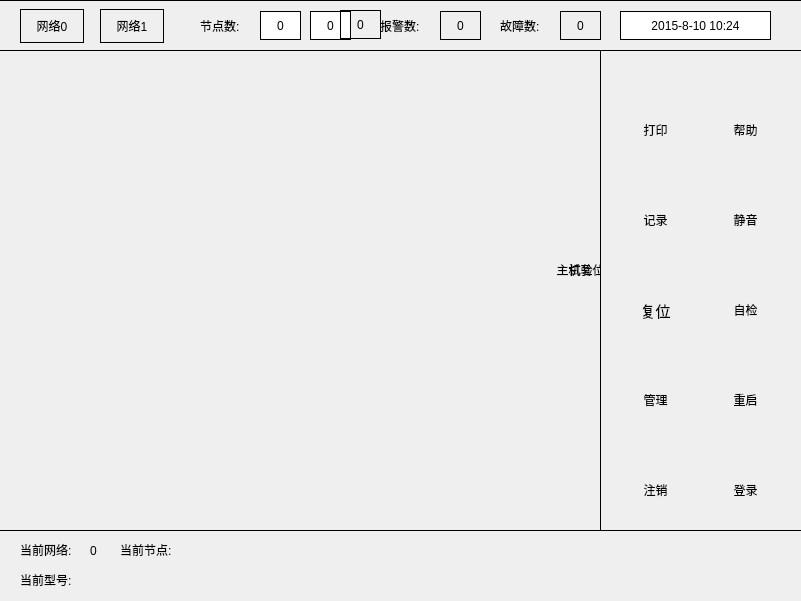
<?xml version="1.0" encoding="UTF-8"?>
<ui version="4.0">
 <class>MainForm</class>
 <widget class="QWidget" name="MainForm">
  <property name="geometry">
   <rect>
    <x>0</x>
    <y>0</y>
    <width>801</width>
    <height>601</height>
   </rect>
  </property>
  <property name="windowTitle">
   <string>主窗体</string>
  </property>
  <property name="windowIcon">
   <iconset resource="../../img.qrc">
    <normaloff>:/img/images/user.png</normaloff>:/img/images/user.png</iconset>
  </property>
  <property name="styleSheet">
   <string notr="true">font: 11pt &quot;Sans Serif&quot;;</string>
  </property>
  <widget class="QPushButton" name="btn_relogin">
   <property name="geometry">
    <rect>
     <x>720</x>
     <y>430</y>
     <width>51</width>
     <height>51</height>
    </rect>
   </property>
   <property name="cursor">
    <cursorShape>ArrowCursor</cursorShape>
   </property>
   <property name="focusPolicy">
    <enum>Qt::NoFocus</enum>
   </property>
   <property name="text">
    <string/>
   </property>
   <property name="icon">
    <iconset resource="../../img.qrc">
     <normaloff>:/img/images/user.png</normaloff>:/img/images/user.png</iconset>
   </property>
   <property name="iconSize">
    <size>
     <width>46</width>
     <height>46</height>
    </size>
   </property>
   <property name="autoDefault">
    <bool>false</bool>
   </property>
   <property name="default">
    <bool>true</bool>
   </property>
   <property name="flat">
    <bool>true</bool>
   </property>
  </widget>
  <widget class="QPushButton" name="btn_reset">
   <property name="geometry">
    <rect>
     <x>630</x>
     <y>250</y>
     <width>51</width>
     <height>51</height>
    </rect>
   </property>
   <property name="cursor">
    <cursorShape>ArrowCursor</cursorShape>
   </property>
   <property name="focusPolicy">
    <enum>Qt::NoFocus</enum>
   </property>
   <property name="text">
    <string/>
   </property>
   <property name="icon">
    <iconset resource="../../img.qrc">
     <normaloff>:/img/images/png-0651.png</normaloff>:/img/images/png-0651.png</iconset>
   </property>
   <property name="iconSize">
    <size>
     <width>46</width>
     <height>46</height>
    </size>
   </property>
   <property name="autoDefault">
    <bool>false</bool>
   </property>
   <property name="default">
    <bool>true</bool>
   </property>
   <property name="flat">
    <bool>true</bool>
   </property>
  </widget>
  <widget class="QLabel" name="label_3">
   <property name="geometry">
    <rect>
     <x>635</x>
     <y>210</y>
     <width>41</width>
     <height>20</height>
    </rect>
   </property>
   <property name="text">
    <string>记录</string>
   </property>
   <property name="alignment">
    <set>Qt::AlignCenter</set>
   </property>
  </widget>
  <widget class="QLabel" name="lbl_sysCheck">
   <property name="geometry">
    <rect>
     <x>725</x>
     <y>300</y>
     <width>41</width>
     <height>20</height>
    </rect>
   </property>
   <property name="text">
    <string>自检</string>
   </property>
   <property name="alignment">
    <set>Qt::AlignCenter</set>
   </property>
  </widget>
  <widget class="QPushButton" name="btn_sysCheck">
   <property name="geometry">
    <rect>
     <x>720</x>
     <y>250</y>
     <width>51</width>
     <height>51</height>
    </rect>
   </property>
   <property name="cursor">
    <cursorShape>ArrowCursor</cursorShape>
   </property>
   <property name="focusPolicy">
    <enum>Qt::NoFocus</enum>
   </property>
   <property name="text">
    <string/>
   </property>
   <property name="icon">
    <iconset resource="../../img.qrc">
     <normaloff>:/img/images/png-0749.png</normaloff>:/img/images/png-0749.png</iconset>
   </property>
   <property name="iconSize">
    <size>
     <width>46</width>
     <height>46</height>
    </size>
   </property>
   <property name="autoDefault">
    <bool>false</bool>
   </property>
   <property name="default">
    <bool>true</bool>
   </property>
   <property name="flat">
    <bool>true</bool>
   </property>
  </widget>
  <widget class="QLabel" name="lbl_reboot_2">
   <property name="geometry">
    <rect>
     <x>725</x>
     <y>210</y>
     <width>41</width>
     <height>20</height>
    </rect>
   </property>
   <property name="text">
    <string>静音</string>
   </property>
   <property name="alignment">
    <set>Qt::AlignCenter</set>
   </property>
  </widget>
  <widget class="QPushButton" name="btn_logout">
   <property name="geometry">
    <rect>
     <x>630</x>
     <y>430</y>
     <width>51</width>
     <height>51</height>
    </rect>
   </property>
   <property name="cursor">
    <cursorShape>ArrowCursor</cursorShape>
   </property>
   <property name="focusPolicy">
    <enum>Qt::NoFocus</enum>
   </property>
   <property name="text">
    <string/>
   </property>
   <property name="icon">
    <iconset resource="../../img.qrc">
     <normaloff>:/img/images/png-0804.png</normaloff>:/img/images/png-0804.png</iconset>
   </property>
   <property name="iconSize">
    <size>
     <width>46</width>
     <height>46</height>
    </size>
   </property>
   <property name="autoDefault">
    <bool>false</bool>
   </property>
   <property name="default">
    <bool>true</bool>
   </property>
   <property name="flat">
    <bool>true</bool>
   </property>
  </widget>
  <widget class="QLabel" name="lbl_sysSet">
   <property name="geometry">
    <rect>
     <x>635</x>
     <y>390</y>
     <width>41</width>
     <height>20</height>
    </rect>
   </property>
   <property name="text">
    <string>管理</string>
   </property>
   <property name="alignment">
    <set>Qt::AlignCenter</set>
   </property>
  </widget>
  <widget class="QPushButton" name="btn_query">
   <property name="geometry">
    <rect>
     <x>630</x>
     <y>160</y>
     <width>51</width>
     <height>51</height>
    </rect>
   </property>
   <property name="cursor">
    <cursorShape>ArrowCursor</cursorShape>
   </property>
   <property name="mouseTracking">
    <bool>false</bool>
   </property>
   <property name="focusPolicy">
    <enum>Qt::NoFocus</enum>
   </property>
   <property name="contextMenuPolicy">
    <enum>Qt::NoContextMenu</enum>
   </property>
   <property name="acceptDrops">
    <bool>false</bool>
   </property>
   <property name="text">
    <string/>
   </property>
   <property name="icon">
    <iconset resource="../../img.qrc">
     <normaloff>:/img/images/query.png</normaloff>:/img/images/query.png</iconset>
   </property>
   <property name="iconSize">
    <size>
     <width>46</width>
     <height>46</height>
    </size>
   </property>
   <property name="checkable">
    <bool>false</bool>
   </property>
   <property name="checked">
    <bool>false</bool>
   </property>
   <property name="autoRepeat">
    <bool>false</bool>
   </property>
   <property name="autoExclusive">
    <bool>false</bool>
   </property>
   <property name="autoDefault">
    <bool>false</bool>
   </property>
   <property name="default">
    <bool>true</bool>
   </property>
   <property name="flat">
    <bool>true</bool>
   </property>
  </widget>
  <widget class="QLabel" name="lbl_logout">
   <property name="enabled">
    <bool>true</bool>
   </property>
   <property name="geometry">
    <rect>
     <x>635</x>
     <y>480</y>
     <width>41</width>
     <height>20</height>
    </rect>
   </property>
   <property name="font">
    <font>
     <family>Sans Serif</family>
     <weight>50</weight>
     <italic>false</italic>
     <bold>false</bold>
    </font>
   </property>
   <property name="text">
    <string>注销</string>
   </property>
   <property name="alignment">
    <set>Qt::AlignCenter</set>
   </property>
  </widget>
  <widget class="QPushButton" name="btn_sysSet">
   <property name="geometry">
    <rect>
     <x>630</x>
     <y>340</y>
     <width>51</width>
     <height>51</height>
    </rect>
   </property>
   <property name="cursor">
    <cursorShape>ArrowCursor</cursorShape>
   </property>
   <property name="focusPolicy">
    <enum>Qt::NoFocus</enum>
   </property>
   <property name="text">
    <string/>
   </property>
   <property name="icon">
    <iconset resource="../../img.qrc">
     <normaloff>:/img/images/monSet.png</normaloff>:/img/images/monSet.png</iconset>
   </property>
   <property name="iconSize">
    <size>
     <width>46</width>
     <height>46</height>
    </size>
   </property>
   <property name="autoDefault">
    <bool>false</bool>
   </property>
   <property name="default">
    <bool>true</bool>
   </property>
   <property name="flat">
    <bool>true</bool>
   </property>
  </widget>
  <widget class="QPushButton" name="btn_reboot">
   <property name="geometry">
    <rect>
     <x>720</x>
     <y>340</y>
     <width>51</width>
     <height>51</height>
    </rect>
   </property>
   <property name="cursor">
    <cursorShape>ArrowCursor</cursorShape>
   </property>
   <property name="focusPolicy">
    <enum>Qt::NoFocus</enum>
   </property>
   <property name="text">
    <string/>
   </property>
   <property name="icon">
    <iconset resource="../../img.qrc">
     <normaloff>:/img/images/reboot.png</normaloff>:/img/images/reboot.png</iconset>
   </property>
   <property name="iconSize">
    <size>
     <width>46</width>
     <height>46</height>
    </size>
   </property>
   <property name="autoDefault">
    <bool>false</bool>
   </property>
   <property name="default">
    <bool>true</bool>
   </property>
   <property name="flat">
    <bool>true</bool>
   </property>
  </widget>
  <widget class="QPushButton" name="btn_noSound">
   <property name="geometry">
    <rect>
     <x>720</x>
     <y>160</y>
     <width>51</width>
     <height>51</height>
    </rect>
   </property>
   <property name="cursor">
    <cursorShape>ArrowCursor</cursorShape>
   </property>
   <property name="focusPolicy">
    <enum>Qt::NoFocus</enum>
   </property>
   <property name="text">
    <string/>
   </property>
   <property name="icon">
    <iconset resource="../../img.qrc">
     <normaloff>:/img/images/noN.png</normaloff>:/img/images/noN.png</iconset>
   </property>
   <property name="iconSize">
    <size>
     <width>46</width>
     <height>46</height>
    </size>
   </property>
   <property name="autoDefault">
    <bool>false</bool>
   </property>
   <property name="default">
    <bool>true</bool>
   </property>
   <property name="flat">
    <bool>true</bool>
   </property>
  </widget>
  <widget class="QLabel" name="lbl_sysCheck_2">
   <property name="geometry">
    <rect>
     <x>635</x>
     <y>300</y>
     <width>41</width>
     <height>20</height>
    </rect>
   </property>
   <property name="font">
    <font>
     <family>Sans Serif</family>
     <pointsize>11</pointsize>
     <weight>50</weight>
     <italic>false</italic>
     <bold>false</bold>
    </font>
   </property>
   <property name="text">
    <string>复位</string>
   </property>
   <property name="alignment">
    <set>Qt::AlignCenter</set>
   </property>
  </widget>
  <widget class="QLabel" name="lbl_reboot">
   <property name="geometry">
    <rect>
     <x>725</x>
     <y>390</y>
     <width>41</width>
     <height>20</height>
    </rect>
   </property>
   <property name="text">
    <string>重启</string>
   </property>
   <property name="alignment">
    <set>Qt::AlignCenter</set>
   </property>
  </widget>
  <widget class="QLabel" name="lbl_reboot_3">
   <property name="geometry">
    <rect>
     <x>725</x>
     <y>480</y>
     <width>41</width>
     <height>20</height>
    </rect>
   </property>
   <property name="text">
    <string>登录</string>
   </property>
   <property name="alignment">
    <set>Qt::AlignCenter</set>
   </property>
  </widget>
  <widget class="QFrame" name="nodePerent">
   <property name="geometry">
    <rect>
     <x>-10</x>
     <y>50</y>
     <width>611</width>
     <height>481</height>
    </rect>
   </property>
   <property name="frameShape">
    <enum>QFrame::Box</enum>
   </property>
   <property name="frameShadow">
    <enum>QFrame::Plain</enum>
   </property>
   <widget class="QPushButton" name="btn_try">
    <property name="geometry">
     <rect>
      <x>570</x>
      <y>150</y>
      <width>41</width>
      <height>41</height>
     </rect>
    </property>
    <property name="cursor">
     <cursorShape>ArrowCursor</cursorShape>
    </property>
    <property name="focusPolicy">
     <enum>Qt::NoFocus</enum>
    </property>
    <property name="text">
     <string/>
    </property>
    <property name="icon">
     <iconset resource="../../img.qrc">
      <normaloff>:/img/images/png-0049.png</normaloff>:/img/images/png-0049.png</iconset>
    </property>
    <property name="iconSize">
     <size>
      <width>36</width>
      <height>36</height>
     </size>
    </property>
    <property name="autoDefault">
     <bool>false</bool>
    </property>
    <property name="default">
     <bool>true</bool>
    </property>
    <property name="flat">
     <bool>true</bool>
    </property>
   </widget>
   <widget class="QLabel" name="lbl_tuo_2">
    <property name="geometry">
     <rect>
      <x>570</x>
      <y>210</y>
      <width>41</width>
      <height>20</height>
     </rect>
    </property>
    <property name="text">
     <string>试验</string>
    </property>
    <property name="alignment">
     <set>Qt::AlignCenter</set>
    </property>
   </widget>
   <widget class="QPushButton" name="btn_tuo">
    <property name="geometry">
     <rect>
      <x>570</x>
      <y>150</y>
      <width>41</width>
      <height>41</height>
     </rect>
    </property>
    <property name="cursor">
     <cursorShape>ArrowCursor</cursorShape>
    </property>
    <property name="focusPolicy">
     <enum>Qt::NoFocus</enum>
    </property>
    <property name="text">
     <string/>
    </property>
    <property name="icon">
     <iconset resource="../../img.qrc">
      <normaloff>:/img/images/png-0651.png</normaloff>:/img/images/png-0651.png</iconset>
    </property>
    <property name="iconSize">
     <size>
      <width>36</width>
      <height>36</height>
     </size>
    </property>
    <property name="autoDefault">
     <bool>false</bool>
    </property>
    <property name="default">
     <bool>true</bool>
    </property>
    <property name="flat">
     <bool>true</bool>
    </property>
   </widget>
   <widget class="QLabel" name="lbl_tuo">
    <property name="geometry">
     <rect>
      <x>560</x>
      <y>210</y>
      <width>61</width>
      <height>20</height>
     </rect>
    </property>
    <property name="text">
     <string>主机复位</string>
    </property>
    <property name="alignment">
     <set>Qt::AlignCenter</set>
    </property>
   </widget>
  </widget>
  <widget class="QFrame" name="frame_2">
   <property name="geometry">
    <rect>
     <x>-10</x>
     <y>530</y>
     <width>821</width>
     <height>80</height>
    </rect>
   </property>
   <property name="frameShape">
    <enum>QFrame::Box</enum>
   </property>
   <property name="frameShadow">
    <enum>QFrame::Plain</enum>
   </property>
   <widget class="QLabel" name="lblNode">
    <property name="geometry">
     <rect>
      <x>200</x>
      <y>10</y>
      <width>31</width>
      <height>21</height>
     </rect>
    </property>
    <property name="text">
     <string/>
    </property>
   </widget>
   <widget class="QLabel" name="lblNet">
    <property name="geometry">
     <rect>
      <x>100</x>
      <y>10</y>
      <width>31</width>
      <height>21</height>
     </rect>
    </property>
    <property name="text">
     <string>0</string>
    </property>
   </widget>
   <widget class="QLabel" name="label_14">
    <property name="geometry">
     <rect>
      <x>130</x>
      <y>10</y>
      <width>71</width>
      <height>20</height>
     </rect>
    </property>
    <property name="text">
     <string>当前节点:</string>
    </property>
   </widget>
   <widget class="QLabel" name="label_32">
    <property name="geometry">
     <rect>
      <x>30</x>
      <y>40</y>
      <width>71</width>
      <height>20</height>
     </rect>
    </property>
    <property name="text">
     <string>当前型号:</string>
    </property>
   </widget>
   <widget class="QLabel" name="label_27">
    <property name="geometry">
     <rect>
      <x>30</x>
      <y>10</y>
      <width>71</width>
      <height>20</height>
     </rect>
    </property>
    <property name="text">
     <string>当前网络:</string>
    </property>
   </widget>
   <widget class="QLabel" name="lblXing">
    <property name="geometry">
     <rect>
      <x>100</x>
      <y>40</y>
      <width>91</width>
      <height>21</height>
     </rect>
    </property>
    <property name="text">
     <string/>
    </property>
   </widget>
   <widget class="QLabel" name="label">
    <property name="geometry">
     <rect>
      <x>716</x>
      <y>4</y>
      <width>70</width>
      <height>63</height>
     </rect>
    </property>
    <property name="styleSheet">
     <string notr="true">background-image: url(:/img/images/logo.png);</string>
    </property>
    <property name="text">
     <string/>
    </property>
   </widget>
  </widget>
  <widget class="QFrame" name="frame_3">
   <property name="geometry">
    <rect>
     <x>-10</x>
     <y>0</y>
     <width>821</width>
     <height>51</height>
    </rect>
   </property>
   <property name="frameShape">
    <enum>QFrame::Box</enum>
   </property>
   <property name="frameShadow">
    <enum>QFrame::Plain</enum>
   </property>
   <widget class="QLabel" name="label_7">
    <property name="geometry">
     <rect>
      <x>210</x>
      <y>10</y>
      <width>51</width>
      <height>31</height>
     </rect>
    </property>
    <property name="text">
     <string>节点数:</string>
    </property>
   </widget>
   <widget class="mylabel" name="lblWarnSumOne">
    <property name="geometry">
     <rect>
      <x>450</x>
      <y>11</y>
      <width>41</width>
      <height>29</height>
     </rect>
    </property>
    <property name="styleSheet">
     <string notr="true">background-image: url(:/img/images/netBtn1.png);</string>
    </property>
    <property name="frameShape">
     <enum>QFrame::Box</enum>
    </property>
    <property name="frameShadow">
     <enum>QFrame::Plain</enum>
    </property>
    <property name="text">
     <string>0</string>
    </property>
    <property name="alignment">
     <set>Qt::AlignCenter</set>
    </property>
   </widget>
   <widget class="QLabel" name="lblLocalTime">
    <property name="geometry">
     <rect>
      <x>630</x>
      <y>11</y>
      <width>151</width>
      <height>29</height>
     </rect>
    </property>
    <property name="styleSheet">
     <string notr="true">background-color: rgb(255, 255, 255);</string>
    </property>
    <property name="frameShape">
     <enum>QFrame::Box</enum>
    </property>
    <property name="frameShadow">
     <enum>QFrame::Plain</enum>
    </property>
    <property name="text">
     <string>2015-8-10 10:24</string>
    </property>
    <property name="alignment">
     <set>Qt::AlignCenter</set>
    </property>
   </widget>
   <widget class="mylabel" name="lblWarnSumTwo">
    <property name="enabled">
     <bool>true</bool>
    </property>
    <property name="geometry">
     <rect>
      <x>570</x>
      <y>11</y>
      <width>41</width>
      <height>29</height>
     </rect>
    </property>
    <property name="styleSheet">
     <string notr="true">background-image: url(:/img/images/netBtn1.png);</string>
    </property>
    <property name="frameShape">
     <enum>QFrame::Box</enum>
    </property>
    <property name="frameShadow">
     <enum>QFrame::Plain</enum>
    </property>
    <property name="text">
     <string>0</string>
    </property>
    <property name="alignment">
     <set>Qt::AlignCenter</set>
    </property>
   </widget>
   <widget class="QPushButton" name="btnNet1">
    <property name="enabled">
     <bool>true</bool>
    </property>
    <property name="geometry">
     <rect>
      <x>110</x>
      <y>9</y>
      <width>64</width>
      <height>34</height>
     </rect>
    </property>
    <property name="cursor">
     <cursorShape>ArrowCursor</cursorShape>
    </property>
    <property name="focusPolicy">
     <enum>Qt::NoFocus</enum>
    </property>
    <property name="styleSheet">
     <string notr="true">background-image: url(:/img/images/netBtn1.png);</string>
    </property>
    <property name="text">
     <string>网络1</string>
    </property>
    <property name="autoDefault">
     <bool>false</bool>
    </property>
    <property name="default">
     <bool>false</bool>
    </property>
    <property name="flat">
     <bool>true</bool>
    </property>
   </widget>
   <widget class="QLabel" name="label_8">
    <property name="geometry">
     <rect>
      <x>390</x>
      <y>10</y>
      <width>51</width>
      <height>31</height>
     </rect>
    </property>
    <property name="text">
     <string>报警数:</string>
    </property>
   </widget>
   <widget class="QLabel" name="lblNode0">
    <property name="geometry">
     <rect>
      <x>270</x>
      <y>11</y>
      <width>41</width>
      <height>29</height>
     </rect>
    </property>
    <property name="styleSheet">
     <string notr="true">background-color: rgb(255, 255, 255);</string>
    </property>
    <property name="frameShape">
     <enum>QFrame::Box</enum>
    </property>
    <property name="frameShadow">
     <enum>QFrame::Plain</enum>
    </property>
    <property name="midLineWidth">
     <number>0</number>
    </property>
    <property name="text">
     <string>0</string>
    </property>
    <property name="alignment">
     <set>Qt::AlignCenter</set>
    </property>
   </widget>
   <widget class="QPushButton" name="btnNet0">
    <property name="geometry">
     <rect>
      <x>30</x>
      <y>9</y>
      <width>64</width>
      <height>34</height>
     </rect>
    </property>
    <property name="cursor">
     <cursorShape>ArrowCursor</cursorShape>
    </property>
    <property name="focusPolicy">
     <enum>Qt::NoFocus</enum>
    </property>
    <property name="styleSheet">
     <string notr="true">background-image: url(:/img/images/netBtn1.png);</string>
    </property>
    <property name="text">
     <string>网络0</string>
    </property>
    <property name="autoDefault">
     <bool>false</bool>
    </property>
    <property name="default">
     <bool>false</bool>
    </property>
    <property name="flat">
     <bool>true</bool>
    </property>
   </widget>
   <widget class="QLabel" name="lblNode1">
    <property name="enabled">
     <bool>true</bool>
    </property>
    <property name="geometry">
     <rect>
      <x>320</x>
      <y>11</y>
      <width>41</width>
      <height>29</height>
     </rect>
    </property>
    <property name="styleSheet">
     <string notr="true">background-color: rgb(255, 255, 255);</string>
    </property>
    <property name="frameShape">
     <enum>QFrame::Box</enum>
    </property>
    <property name="frameShadow">
     <enum>QFrame::Plain</enum>
    </property>
    <property name="text">
     <string>0</string>
    </property>
    <property name="alignment">
     <set>Qt::AlignCenter</set>
    </property>
   </widget>
   <widget class="QFrame" name="frame">
    <property name="geometry">
     <rect>
      <x>30</x>
      <y>9</y>
      <width>64</width>
      <height>34</height>
     </rect>
    </property>
    <property name="frameShape">
     <enum>QFrame::Box</enum>
    </property>
    <property name="frameShadow">
     <enum>QFrame::Plain</enum>
    </property>
   </widget>
   <widget class="QFrame" name="frame_4">
    <property name="geometry">
     <rect>
      <x>110</x>
      <y>9</y>
      <width>64</width>
      <height>34</height>
     </rect>
    </property>
    <property name="frameShape">
     <enum>QFrame::Box</enum>
    </property>
    <property name="frameShadow">
     <enum>QFrame::Plain</enum>
    </property>
   </widget>
   <widget class="QLabel" name="label_9">
    <property name="geometry">
     <rect>
      <x>510</x>
      <y>10</y>
      <width>51</width>
      <height>31</height>
     </rect>
    </property>
    <property name="text">
     <string>故障数:</string>
    </property>
   </widget>
   <widget class="mylabel" name="lblWarnSum">
    <property name="geometry">
     <rect>
      <x>350</x>
      <y>10</y>
      <width>41</width>
      <height>29</height>
     </rect>
    </property>
    <property name="styleSheet">
     <string notr="true">background-image: url(:/img/images/netBtn1.png);</string>
    </property>
    <property name="frameShape">
     <enum>QFrame::Box</enum>
    </property>
    <property name="frameShadow">
     <enum>QFrame::Plain</enum>
    </property>
    <property name="text">
     <string>0</string>
    </property>
    <property name="alignment">
     <set>Qt::AlignCenter</set>
    </property>
   </widget>
   <zorder>frame</zorder>
   <zorder>frame_4</zorder>
   <zorder>btnNet0</zorder>
   <zorder>label_7</zorder>
   <zorder>lblWarnSumOne</zorder>
   <zorder>lblLocalTime</zorder>
   <zorder>lblWarnSumTwo</zorder>
   <zorder>btnNet1</zorder>
   <zorder>label_8</zorder>
   <zorder>lblNode0</zorder>
   <zorder>lblNode1</zorder>
   <zorder>label_9</zorder>
   <zorder>lblWarnSum</zorder>
  </widget>
  <widget class="QLabel" name="lbl_reboot_4">
   <property name="geometry">
    <rect>
     <x>725</x>
     <y>120</y>
     <width>41</width>
     <height>20</height>
    </rect>
   </property>
   <property name="text">
    <string>帮助</string>
   </property>
   <property name="alignment">
    <set>Qt::AlignCenter</set>
   </property>
  </widget>
  <widget class="QPushButton" name="btn_printer">
   <property name="geometry">
    <rect>
     <x>630</x>
     <y>70</y>
     <width>51</width>
     <height>51</height>
    </rect>
   </property>
   <property name="cursor">
    <cursorShape>ArrowCursor</cursorShape>
   </property>
   <property name="mouseTracking">
    <bool>false</bool>
   </property>
   <property name="focusPolicy">
    <enum>Qt::NoFocus</enum>
   </property>
   <property name="contextMenuPolicy">
    <enum>Qt::NoContextMenu</enum>
   </property>
   <property name="acceptDrops">
    <bool>false</bool>
   </property>
   <property name="text">
    <string/>
   </property>
   <property name="icon">
    <iconset resource="../../img.qrc">
     <normaloff>:/img/images/printer.png</normaloff>:/img/images/printer.png</iconset>
   </property>
   <property name="iconSize">
    <size>
     <width>46</width>
     <height>46</height>
    </size>
   </property>
   <property name="checkable">
    <bool>false</bool>
   </property>
   <property name="checked">
    <bool>false</bool>
   </property>
   <property name="autoRepeat">
    <bool>false</bool>
   </property>
   <property name="autoExclusive">
    <bool>false</bool>
   </property>
   <property name="autoDefault">
    <bool>false</bool>
   </property>
   <property name="default">
    <bool>true</bool>
   </property>
   <property name="flat">
    <bool>true</bool>
   </property>
  </widget>
  <widget class="QLabel" name="label_4">
   <property name="geometry">
    <rect>
     <x>635</x>
     <y>120</y>
     <width>41</width>
     <height>20</height>
    </rect>
   </property>
   <property name="text">
    <string>打印</string>
   </property>
   <property name="alignment">
    <set>Qt::AlignCenter</set>
   </property>
  </widget>
  <widget class="QPushButton" name="btn_help">
   <property name="geometry">
    <rect>
     <x>720</x>
     <y>70</y>
     <width>51</width>
     <height>51</height>
    </rect>
   </property>
   <property name="cursor">
    <cursorShape>ArrowCursor</cursorShape>
   </property>
   <property name="focusPolicy">
    <enum>Qt::NoFocus</enum>
   </property>
   <property name="text">
    <string/>
   </property>
   <property name="icon">
    <iconset resource="../../img.qrc">
     <normaloff>:/img/images/help.png</normaloff>:/img/images/help.png</iconset>
   </property>
   <property name="iconSize">
    <size>
     <width>46</width>
     <height>46</height>
    </size>
   </property>
   <property name="autoDefault">
    <bool>false</bool>
   </property>
   <property name="default">
    <bool>true</bool>
   </property>
   <property name="flat">
    <bool>true</bool>
   </property>
  </widget>
 </widget>
 <customwidgets>
  <customwidget>
   <class>mylabel</class>
   <extends>QLabel</extends>
   <header location="global">mylabel.h</header>
  </customwidget>
 </customwidgets>
 <resources>
  <include location="../../img.qrc"/>
 </resources>
 <connections/>
</ui>
